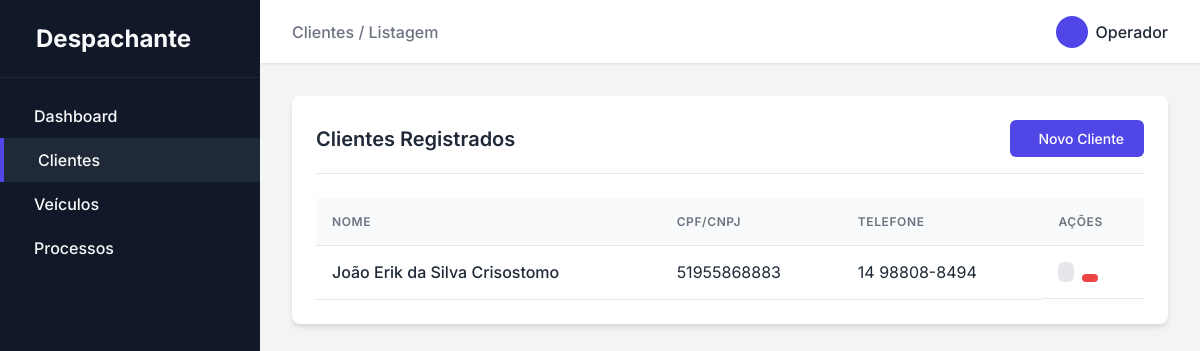
Before: /clientes with the older database file.
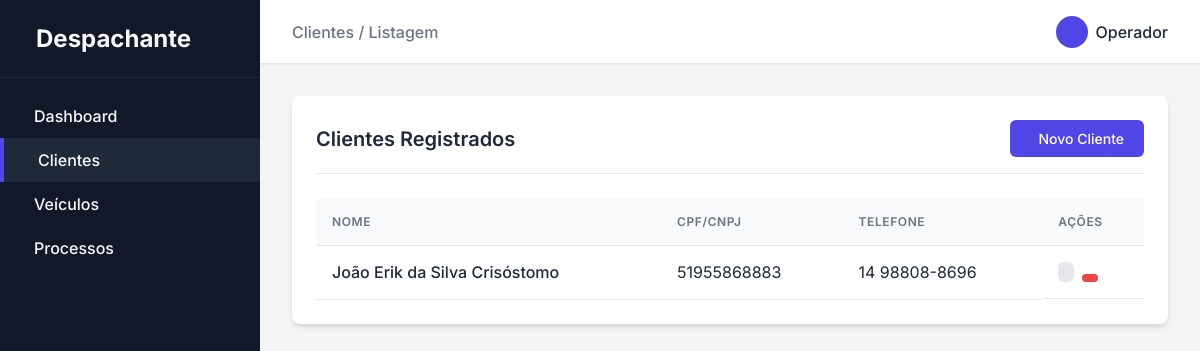
After: the same page with the newer database file.
### app/models.py (models this page shows)
class Cliente(db.Model):
    __tablename__ = 'cliente'
    id = db.Column(db.Integer, primary_key=True)
    nome = db.Column(db.String(50), nullable=False)
    vencimento_cnh = db.Column(db.Date, nullable=False)
    nome_pai = db.Column(db.String(50), nullable=False)
    nome_mae = db.Column(db.String(50), nullable=False)
    cpf__cnpj = db.Column(db.String(50), nullable=False)
    rg = db.Column(db.String(50), nullable=False)
    data_nascimento = db.Column(db.Date, nullable=False)
    email = db.Column(db.String(50), nullable=False)
    telefone = db.Column(db.String(50), nullable=False)
    endereco_id = db.Column(db.Integer, db.ForeignKey('endereco.id'))
    veiculos = db.relationship('Veiculo', backref='cliente', lazy=True)
    processos = db.relationship('Processo', backref='cliente', lazy=True)

### app/routes/home.py (the view)
@bp.route('/clientes')
def clientes():
    clientes = Cliente.query.all()
    return render_template('clientes/index.html', clientes=clientes)

### app/templates/clientes/index.html (shortened to what this page needs)
{% extends 'base.html' %}
{% block breadcrumb %}Clientes / Listagem{% endblock %}
{% block content %}
<div class="card">
    <div class="card-header">
        <h2 class="card-title">Clientes Registrados</h2>
        <a href="{{ url_for('home.cliente_novo') }}" class="btn btn-primary">
            Novo Cliente
        </a>
    </div>
    <div class="table-responsive">
        <table class="table">
            <thead>
                <tr>
                    <th>Nome</th>
                    <th>CPF/CNPJ</th>
                    <th>Telefone</th>
                    <th>Ações</th>
                </tr>
            </thead>
            <tbody>
                {% for cliente in clientes %}
                <tr>
                    <td style="font-weight: 500;">{{ cliente.nome }}</td>
                    <td>{{ cliente.cpf__cnpj }}</td>
                    <td>{{ cliente.telefone }}</td>
                    <td class="actions" style="display: flex; gap: 0.5rem;">
                        <a href="{{ url_for('home.cliente_editar', id=cliente.id) }}" class="btn btn-secondary" style="padding: 0.25rem 0.5rem;"></a>
                        <form action="{{ url_for('home.cliente_excluir', id=cliente.id) }}" method="POST" style="margin: 0; display: inline;" onsubmit="return confirm('Tem certeza que deseja excluir este cliente? Isso pode afetar veículos e processos vinculados.');">
                            <button type="submit" class="btn btn-danger" style="padding: 0.25rem 0.5rem; border: none; cursor: pointer;"></button>
                        </form>
                    </td>
                </tr>
                {% else %}
                <tr>
                    <td colspan="4" style="text-align: center; color: var(--text-muted); padding: 2rem;">Nenhum cliente cadastrado.</td>
                </tr>
                {% endfor %}
            </tbody>
        </table>
    </div>
</div>
{% endblock %}

### app/templates/base.html (shortened to what this page needs)
<!DOCTYPE html>
<html lang="pt-br">
<head>
    <link rel="stylesheet" href="{{ url_for('static', filename='css/style.css') }}">
</head>
<body>
    <div class="app-container">
        <aside class="sidebar">
            <div class="sidebar-header">
                <span>Despachante</span>
            </div>
            <nav class="sidebar-nav">
                <a href="{{ url_for('home.index') }}" class="nav-item {% if request.endpoint == 'home.index' %}active{% endif %}">
                    Dashboard
                </a>
                <a href="{{ url_for('home.clientes') }}" class="nav-item {% if 'cliente' in request.endpoint %}active{% endif %}">
                    Clientes
                </a>
                <a href="{{ url_for('home.veiculos') }}" class="nav-item {% if 'veiculo' in request.endpoint %}active{% endif %}">
                    Veículos
                </a>
                <a href="{{ url_for('home.processos') }}" class="nav-item {% if 'processo' in request.endpoint %}active{% endif %}">
                    Processos
                </a>
            </nav>
        </aside>
        <main class="main-content">
            <header class="topbar">
                <div class="breadcrumb">
                    <span style="color: var(--text-muted); font-weight: 500;">{% block breadcrumb %}Início{% endblock %}</span>
                </div>
                <div class="user-profile" style="display: flex; align-items: center; gap: 0.5rem; font-weight: 500;">
                    <div style="width: 32px; height: 32px; background: var(--primary-color); color: white; border-radius: 50%; display: flex; align-items: center; justify-content: center;">
                    </div>
                    <span>Operador</span>
                </div>
            </header>
            <div class="content-area">
                {% block content %}{% endblock %}
            </div>
        </main>
    </div>
</body>
</html>

### app/static/css/style.css (style rules this page uses)
:root { --primary-color: #4f46e5; --primary-hover: #4338ca; --bg-color: #f3f4f6; --card-bg: #ffffff; --text-main: #1f2937; --text-muted: #6b7280; --border-color: #e5e7eb; --sidebar-bg: #111827; --sidebar-text: #f9fafb; --sidebar-hover: #1f2937; --danger: #ef4444; --success: #10b981; }
* { margin: 0; padding: 0; box-sizing: border-box; }
body { font-family: 'Inter', -apple-system, BlinkMacSystemFont, "Segoe UI", Roboto, Helvetica, Arial, sans-serif; background-color: var(--bg-color); color: var(--text-main); display: flex; height: 100vh; overflow: hidden; }
.app-container { display: flex; width: 100%; height: 100%; }
.sidebar { width: 260px; background-color: var(--sidebar-bg); color: var(--sidebar-text); display: flex; flex-direction: column; transition: all 0.3s ease; }
.sidebar-header { padding: 1.5rem; font-size: 1.5rem; font-weight: 700; border-bottom: 1px solid var(--sidebar-hover); display: flex; align-items: center; gap: 0.75rem; }
.sidebar-nav { padding: 1rem 0; flex: 1; }
.nav-item { display: flex; align-items: center; padding: 0.75rem 1.5rem; color: var(--sidebar-text); text-decoration: none; transition: background-color 0.2s; font-weight: 500; }
.nav-item:hover, .nav-item.active { background-color: var(--sidebar-hover); border-left: 4px solid var(--primary-color); }
.main-content { flex: 1; display: flex; flex-direction: column; overflow: hidden; }
.topbar { height: 64px; background-color: var(--card-bg); border-bottom: 1px solid var(--border-color); display: flex; align-items: center; padding: 0 2rem; justify-content: space-between; box-shadow: 0 1px 2px rgba(0,0,0,0.05); }
.content-area { flex: 1; padding: 2rem; overflow-y: auto; }
.card { background-color: var(--card-bg); border-radius: 0.5rem; box-shadow: 0 4px 6px -1px rgba(0, 0, 0, 0.1), 0 2px 4px -1px rgba(0, 0, 0, 0.06); padding: 1.5rem; margin-bottom: 2rem; }
.card-header { display: flex; justify-content: space-between; align-items: center; margin-bottom: 1.5rem; padding-bottom: 1rem; border-bottom: 1px solid var(--border-color); }
.card-title { font-size: 1.25rem; font-weight: 600; }
.btn { display: inline-flex; align-items: center; justify-content: center; padding: 0.625rem 1.25rem; border-radius: 0.375rem; font-weight: 500; font-size: 0.875rem; cursor: pointer; transition: all 0.2s; border: none; text-decoration: none; }
.btn-primary { background-color: var(--primary-color); color: white; }
.btn-danger { background-color: var(--danger); color: white; }
.btn-secondary { background-color: #e5e7eb; color: var(--text-main); }
.table-responsive { overflow-x: auto; }
.table { width: 100%; border-collapse: collapse; }
.table th, .table td { padding: 1rem; text-align: left; border-bottom: 1px solid var(--border-color); }
.table th { font-weight: 600; color: var(--text-muted); background-color: #f9fafb; text-transform: uppercase; font-size: 0.75rem; letter-spacing: 0.05em; }
.actions { display: flex; gap: 0.5rem; }

Changed rows visible on the page:
changed Cliente: nome "João Erik da Silva Crisostomo" → "João Erik da Silva Crisóstomo"; telefone "14 98808-8494" → "14 98808-8696"
